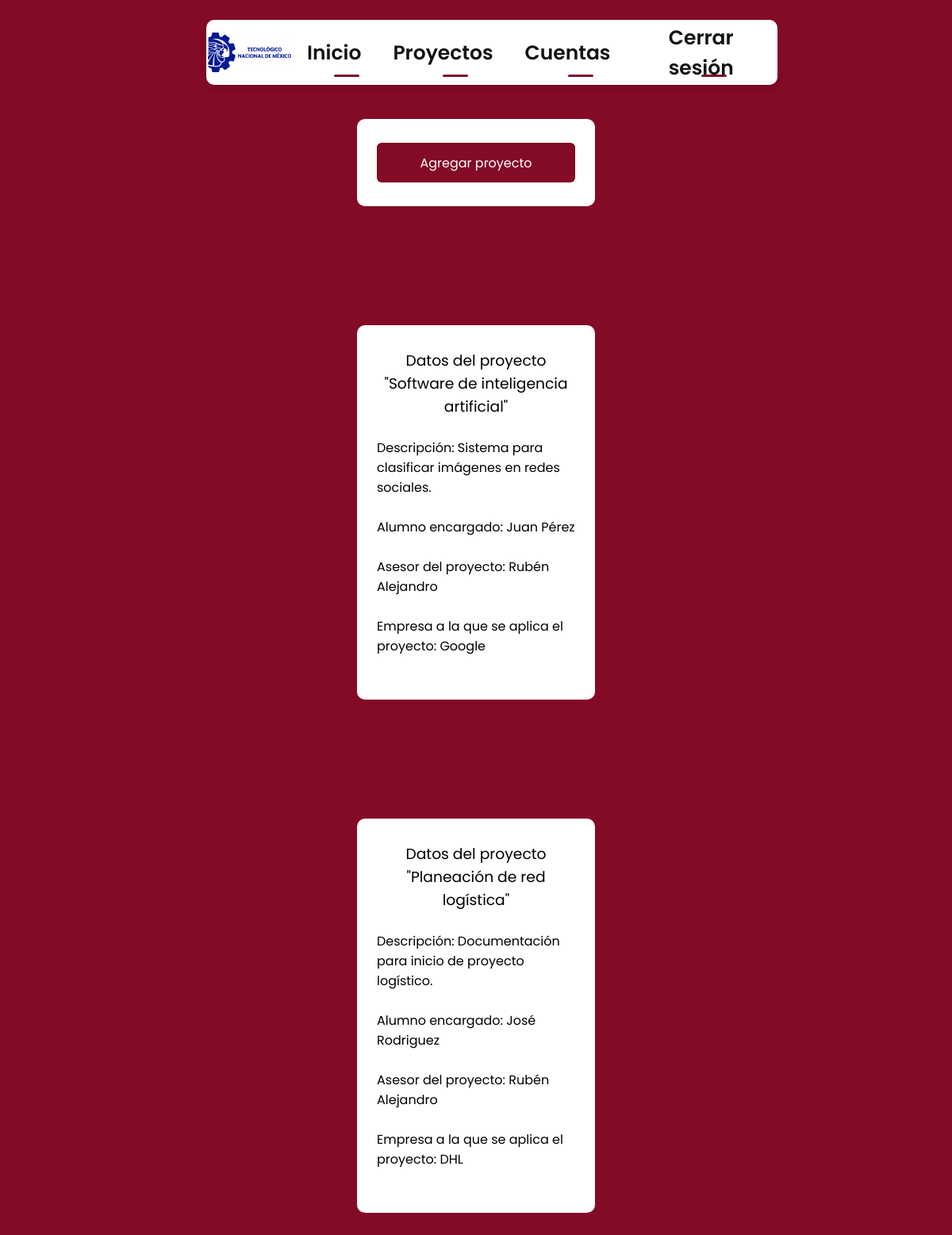
The app's page /proyectos.php (signed in) with its own data.
### tables this page shows
CREATE TABLE `proyectos` (
  `id` int(99) NOT NULL,
  `nombre` varchar(99) NOT NULL,
  `descP` varchar(99) NOT NULL,
  `alumno` varchar(99) NOT NULL,
  `asesor` varchar(99) NOT NULL,
  `empresa` varchar(99) NOT NULL
);

CREATE TABLE `usuarios` (
  `id` int(11) NOT NULL,
  `usuario` varchar(50) NOT NULL,
  `nombre` varchar(50) NOT NULL,
  `correo` varchar(50) NOT NULL,
  `contrasenia` varchar(50) NOT NULL,
  `rol` varchar(40) NOT NULL
);

CREATE TABLE `empresas` (
  `id` int(99) NOT NULL,
  `nombre` varchar(99) NOT NULL,
  `giro` varchar(99) NOT NULL,
  `direcc` varchar(99) NOT NULL,
  `tel` varchar(99) NOT NULL,
  `correo` varchar(99) NOT NULL,
  `web` varchar(99) NOT NULL
);

### proyectos.php (the view, shortened to what this page needs)
<!DOCTYPE html PUBLIC "-//W3C//DTD XHTML 1.0 Transitional//EN" "http://www.w3.org/TR/xhtml1/DTD/xhtml1-transitional.dtd">
<html xmlns="http://www.w3.org/1999/xhtml">
<head>
    <link rel="stylesheet" href="https://unicons.iconscout.com/release/v4.0.0/css/line.css">
    <link rel="stylesheet" href="style.css">
</head>
<header>
    <div class="barraMenu" align="top">
        <nav>
            <ul class="menu">
                <li><img src="img/logo-tecnm.png" width="105" align="center" /></li>
                <li class="option"><a href="home_admin.php">Inicio </a></li>
                <li class="option"><a href="proyectos.php">Proyectos</a></li>
                <li class="option"><a href="cuentas.php">Cuentas</a></li>
                <li class="option"><a href="logout.php">Cerrar sesión</a></li>
            </ul>
        </nav>
    </div>
</header>
<body>
    <div class="container" align-items="center">
        <div class="forms">
            <form method="POST" action="registraProyecto.php">
                <div class="form login">
                    <input type="submit" value="Agregar proyecto" name="submit" class="login-button" />
                </div>
            </form>
        </div>
    </div>
    <?php
    include("db.php");
    $consulta_primer_proyecto = "SELECT * FROM `proyectos`";
    $resultado_primer_proy = mysqli_query($con, $consulta_primer_proyecto);
    $registro_primer_proy = mysqli_fetch_array($resultado_primer_proy, MYSQLI_ASSOC);
    $primer_id = $registro_primer_proy['id'];
    $numero_de_proyectos = mysqli_num_rows($resultado_primer_proy);
    $ultima_id = $primer_id + ($numero_de_proyectos - 1);
    for ($primer_id; $primer_id <= $ultima_id; $primer_id++) {
        $busca_proyectos    = "SELECT * FROM `proyectos` WHERE id='$primer_id'";
        $result = mysqli_query($con, $busca_proyectos);
        $row = mysqli_fetch_array($result, MYSQLI_ASSOC);
        $nombre = $row['nombre'];
        $descP = $row['descP'];
        $alumno = $row['alumno'];
        $empresa = $row['empresa'];
        $asesor = $row['asesor'];
        $busca_alumno = "SELECT * FROM `usuarios` WHERE id='$alumno'";
        $resultado_alumno = mysqli_query($con, $busca_alumno);
        $r = mysqli_fetch_array($resultado_alumno, MYSQLI_ASSOC);
        $alumno = $r['nombre'];
        $busca_asesor    = "SELECT * FROM `usuarios` WHERE id='$asesor'";
        $resultado_asesor = mysqli_query($con, $busca_asesor);
        $r = mysqli_fetch_array($resultado_asesor, MYSQLI_ASSOC);
        $asesor = $r['nombre'];
        $busca_empresa = "SELECT * FROM `empresas` WHERE id='$empresa'";
        $resultado_empresa = mysqli_query($con, $busca_empresa);
        $r = mysqli_fetch_array($resultado_empresa, MYSQLI_ASSOC);
        $empresa = $r['nombre'];
        echo "<div class='form'>
            <h3>Datos del proyecto <br/>\"$nombre\"</h3><br/>
            <p>Descripción: $descP</p><br/>
            <p>Alumno encargado: $alumno</p><br/>
            <p>Asesor del proyecto: $asesor</p><br/>
            <p>Empresa a la que se aplica el proyecto: $empresa</p>
            <br>
            </div>";
    }
    ?>
</body>
</html>

### style.css (style rules this page uses)
* { margin: 0; padding: 0; box-sizing: border-box; font-family: 'Poppins', sans-serif; font }
body { background: #830B26; }
.form { margin: 150px auto; width: 300px; padding: 30px 25px; background: white; border-radius: 10px; }
.login-button { color: #fff; background: #830B26; border: 0; border-radius: 6px; outline: 0; width: 100%; height: 50px; font-size: 16px; text-align: center; cursor: pointer; }
.form .login-button { color: #fff; background: #830B26; border: 0; border-radius: 6px; outline: 0; width: 100%; height: 50px; font-size: 16px; text-align: center; cursor: pointer; }
h3 { font-weight: normal; text-align: center; }
header { margin: 15px 20px; background: #ffffff; width: 60%; position: fixed; top:10px; right: 20%; left: 20%; z-index: 100; border-radius: 10px; box-shadow: 0 5px 10px rgba(0, 0, 0, 0.1); overflow: hidden; }
.barraMenu .menu .option::before { content: ''; position: absolute; bottom: 10px; height: 3px; width: 32px; background-color: #7d112b; border-radius: 250px; }
nav { display: flex; justify-content: center; align-items: center; margin: 2px 2px 2px 2px; }
nav ul { list-style: none; overflow: hidden; display: flex; align-items: center ; }
nav ul li { float: left; font-size: 25px; display: inline; text-align: center; margin: 0px 0 0 0; }
nav ul li a { display: block; padding: 2px 20px 0px 20px; font-weight: 550; color: rgb(19, 19, 19); text-decoration: none; align-items: center; }

### records on screen
proyectos: nombre "Software de inteligencia artificial", descP "Sistema para clasificar imágenes en redes sociales."
usuarios: nombre "Juan Pérez"
usuarios: nombre "Rubén Alejandro"
empresas: nombre "Google"
proyectos: nombre "Planeación de red logística", descP "Documentación para inicio de proyecto logístico."
usuarios: nombre "José Rodriguez"
empresas: nombre "DHL"
